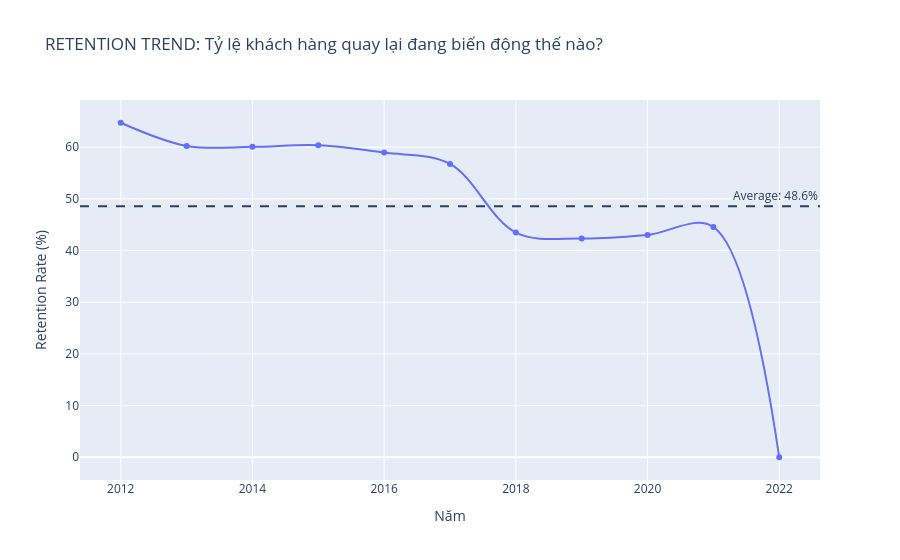

Source (notebook cell):
### Markdown cell above
### Act 2: Churn Analysis — Ai đang rời bỏ chúng ta?

### Code cell
# === ACT 2: CHURN & RETENTION ANALYSIS ===

# 1. Tạo bảng Customer - Year
cust_years = order_pnl[['customer_id', 'year']].drop_duplicates()
cust_years['active'] = 1

# 2. Tính xem năm sau khách đó có quay lại không
def check_retention(df):
    df = df.sort_values('year')
    df['retrained'] = df['year'].shift(-1) == df['year'] + 1
    return df

retention_df = cust_years.groupby('customer_id').apply(check_retention).reset_index(drop=True)

# 3. Tính tỷ lệ Retention theo năm
annual_retention = retention_df.groupby('year')['retrained'].mean().reset_index()
annual_retention['retrained'] *= 100

# 4. Vẽ biểu đồ Retention Trend
fig = px.line(annual_retention, x='year', y='retrained', 
              title='RETENTION TREND: Tỷ lệ khách hàng quay lại đang biến động thế nào?',
              markers=True, line_shape='spline')

fig.add_hline(y=annual_retention['retrained'].mean(), line_dash="dash", 
              annotation_text=f"Average: {annual_retention['retrained'].mean():.1f}%")

fig.update_layout(yaxis_title="Retention Rate (%)", xaxis_title="Năm")
fig.show()

### Figure 1 — Plotly figure (JSON) as saved in the notebook; plotly's stock layout.template omitted (floating-point values rounded to 4 significant figures)
{"data": [{"hovertemplate": "year=%{x}<br>retrained=%{y}<extra></extra>", "legendgroup": "", "line": {"color": "#636efa", "dash": "solid", "shape": "spline"}, "marker": {"symbol": "circle"}, "mode": "lines+markers", "name": "", "orientation": "v", "showlegend": false, "type": "scatter", "x": [2012, 2013, 2014, 2015, 2016, 2017, 2018, 2019, 2020, 2021, 2022], "xaxis": "x", "y": [64.73, 60.25, 60.07, 60.4, 58.95, 56.76, 43.48, 42.33, 43.03, 44.56, 0], "yaxis": "y"}], "layout": {"annotations": [{"showarrow": false, "text": "Average: 48.6%", "x": 1, "xanchor": "right", "xref": "x domain", "y": 48.6, "yanchor": "bottom", "yref": "y"}], "legend": {"tracegroupgap": 0}, "shapes": [{"line": {"dash": "dash"}, "type": "line", "x0": 0, "x1": 1, "xref": "x domain", "y0": 48.6, "y1": 48.6, "yref": "y"}], "title": {"text": "RETENTION TREND: Tỷ lệ khách hàng quay lại đang biến động thế nào?"}, "xaxis": {"anchor": "y", "domain": [0, 1], "title": {"text": "Năm"}}, "yaxis": {"anchor": "x", "domain": [0, 1], "title": {"text": "Retention Rate (%)"}}}}
